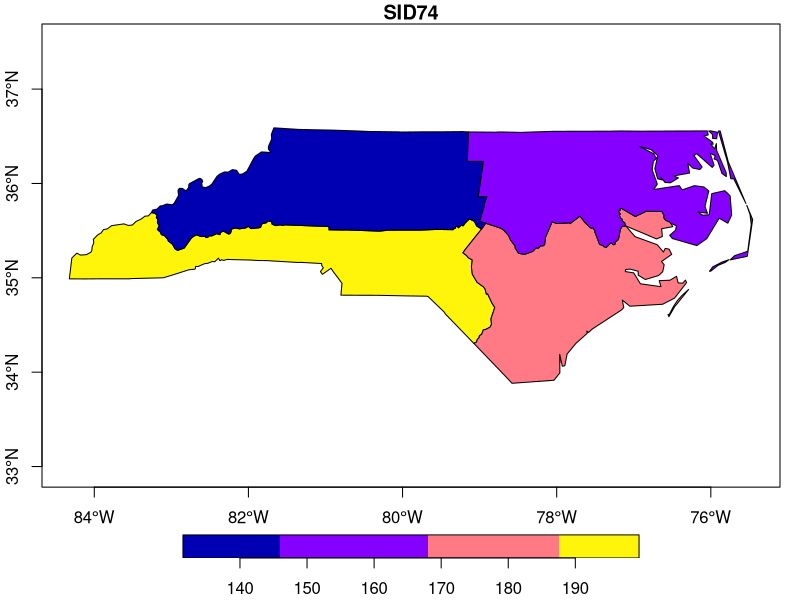
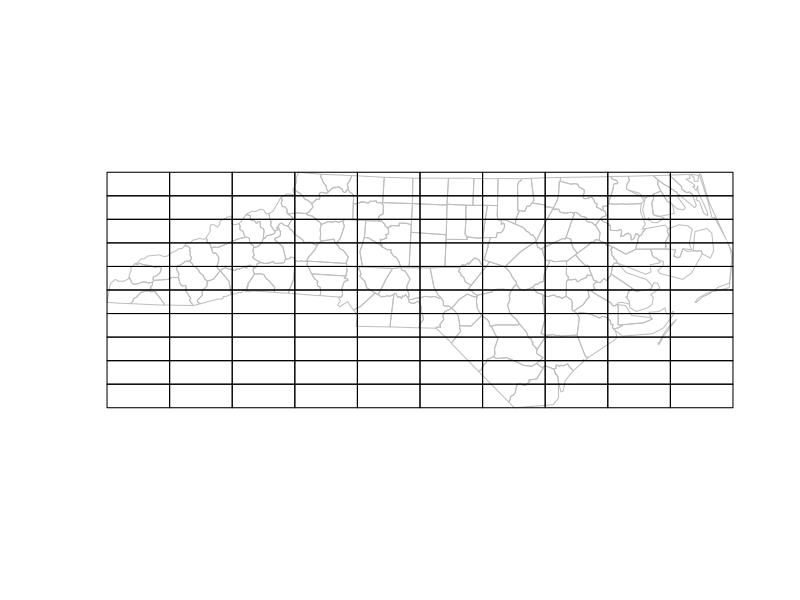

Write the R code that produced these figures, in order.
## ---- chunk 1
library(sf)
library(dplyr)
system.file("gpkg/nc.gpkg", package="sf") %>%
	read_sf() %>%
	st_transform(32119) %>%
	select(BIR74, SID74, NAME) %>%
	st_centroid() -> x
## ---- chunk 2
nc <- read_sf(system.file("gpkg/nc.gpkg", package="sf"))
#plot(nc["SID74"], axes = TRUE)
sf_use_s2(TRUE)
# encode quadrant by two logicals:
nc$lng = st_coordinates(st_centroid(st_geometry(nc)))[,1] > -79
nc$lat = st_coordinates(st_centroid(st_geometry(nc)))[,2] > 35.5
nc.grp = aggregate(nc["SID74"], list(nc$lng, nc$lat), sum)
plot(nc.grp["SID74"], axes = TRUE)
## ---- chunk 3
nc <- st_transform(nc, 2264)
gr = st_sf(
   label = apply(expand.grid(1:10, LETTERS[10:1])[,2:1], 1, paste0, collapse = " "),
   geom = st_make_grid(nc))
plot(st_geometry(nc), reset = FALSE, border = 'grey')
plot(st_geometry(gr), add = TRUE)
## ---- chunk 4
a = aggregate(nc["SID74"], gr, sum)
c(sid74_sum_counties = sum(nc$SID74), sid74_sum_rectangles = sum(a$SID74, na.rm = TRUE))
